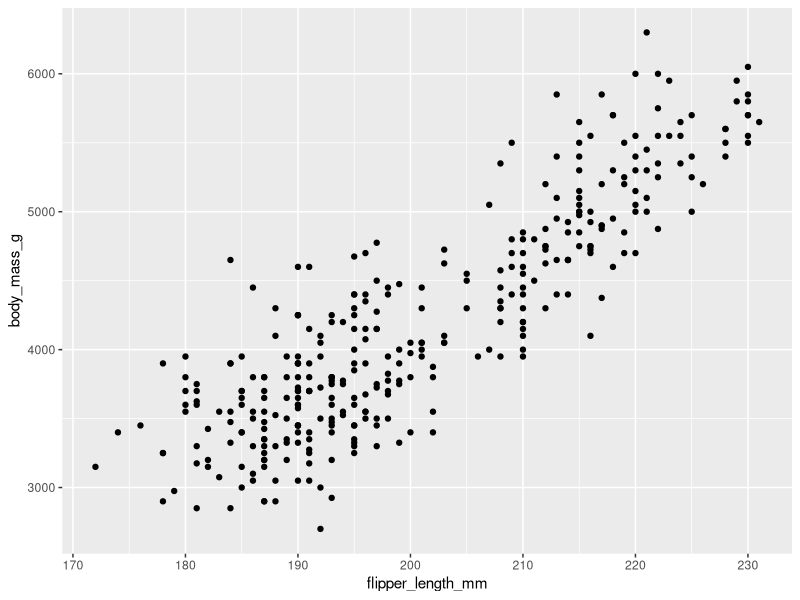
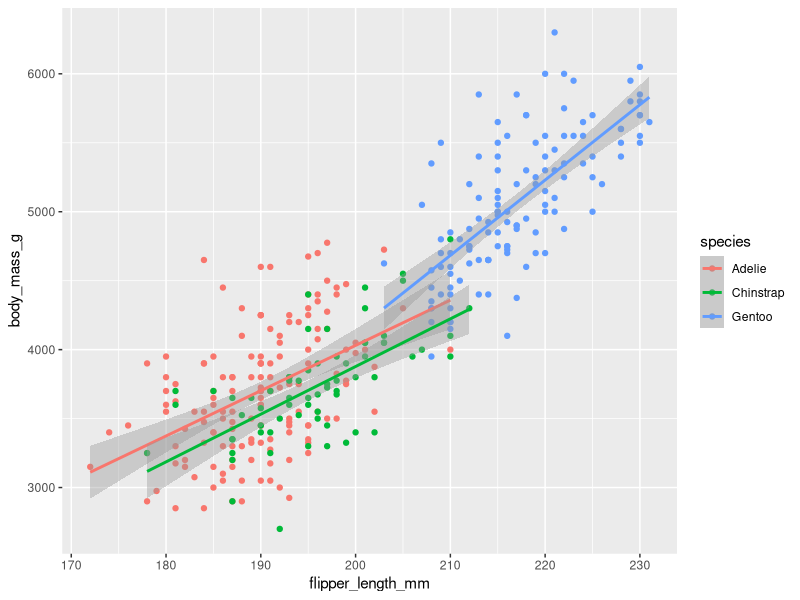
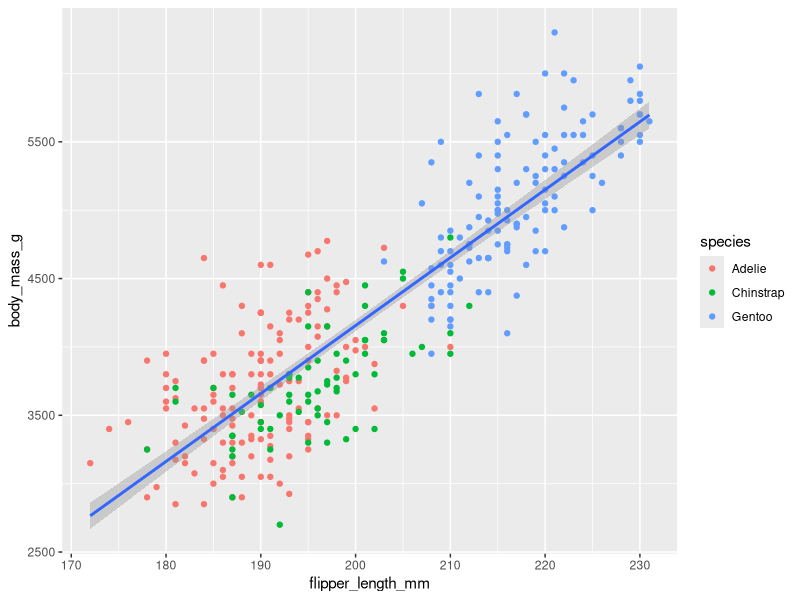
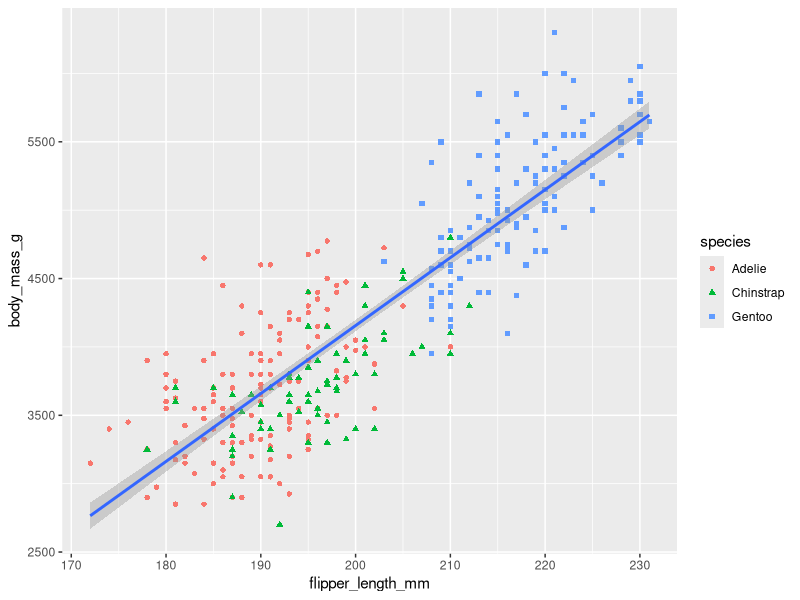
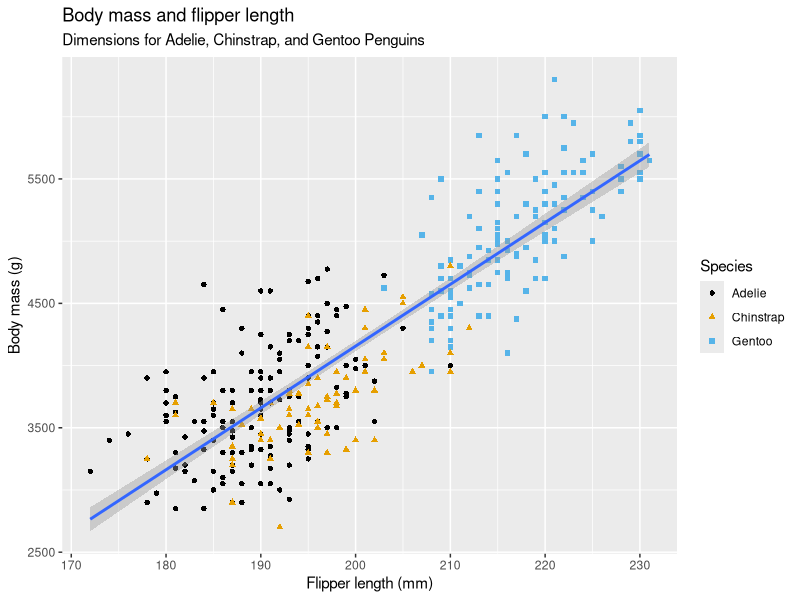
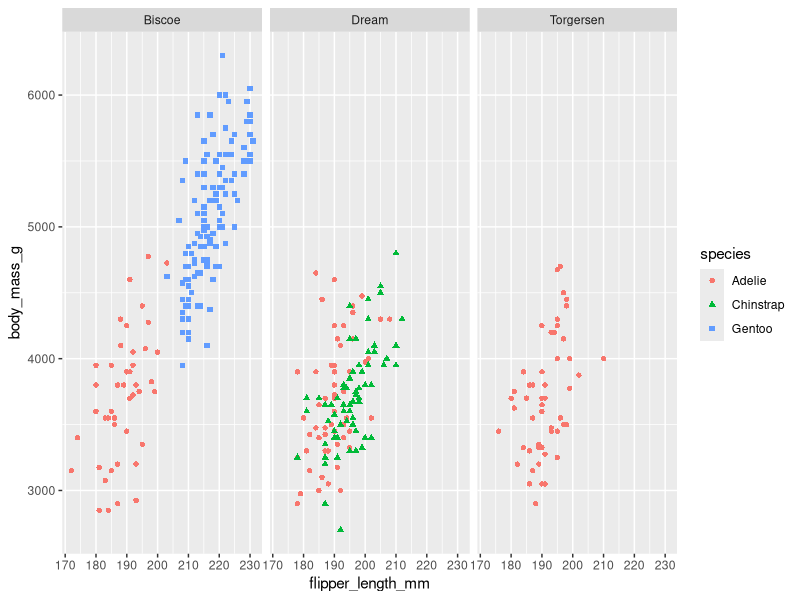

Write the R code that produced these figures, in order.
library(tidyverse)
install.packages("palmerpenguins")
library(palmerpenguins)

View(penguins)

# 1 GRAPH BASIC
ggplot(
  data = penguins,
  mapping = aes(x = flipper_length_mm, y = body_mass_g), 
  #specify which variables to map to the x and y axes
  ) +
  geom_point() #create a scatterplot
  
# 2 Adding aesthetics and layers
## retas de RL e cor por espécie
ggplot(
  data = penguins,
  mapping = aes(x = flipper_length_mm, y = body_mass_g, color = species)
) +
  geom_point() +
  geom_smooth(method = "lm") #draw the line of best fit based on a linear model

# uma única reta para todo o modelo, cada função geom é de nível local
ggplot(
  data = penguins,
  mapping = aes(x = flipper_length_mm, y = body_mass_g)
) +
  geom_point(mapping = aes(color = species)) +
  #muda a cor
  geom_smooth(method = "lm")


ggplot(
  data = penguins,
  mapping = aes(x = flipper_length_mm, y = body_mass_g)
) +
  geom_point(mapping = aes(color = species, shape = species)) +
  #shape: muda o formato dos pontos
  geom_smooth(method = "lm")

# adicionando títulos e mudando paleta
install.packages("ggthemes")
library(ggthemes)
ggplot(
  data = penguins,
  mapping = aes(x = flipper_length_mm, y = body_mass_g)
) +
  geom_point(aes(color = species, shape = species)) +
  geom_smooth(method = "lm") +
  labs(
    title = "Body mass and flipper length",
    subtitle = "Dimensions for Adelie, Chinstrap, and Gentoo Penguins",
    x = "Flipper length (mm)", y = "Body mass (g)",
    color = "Species", shape = "Species"
  ) +
  scale_color_colorblind()

# criando facetas para muitas variáveis
ggplot(penguins, aes(x = flipper_length_mm, y = body_mass_g)) +
  geom_point(aes(color = species, shape = species)) +
  facet_wrap(~island)


